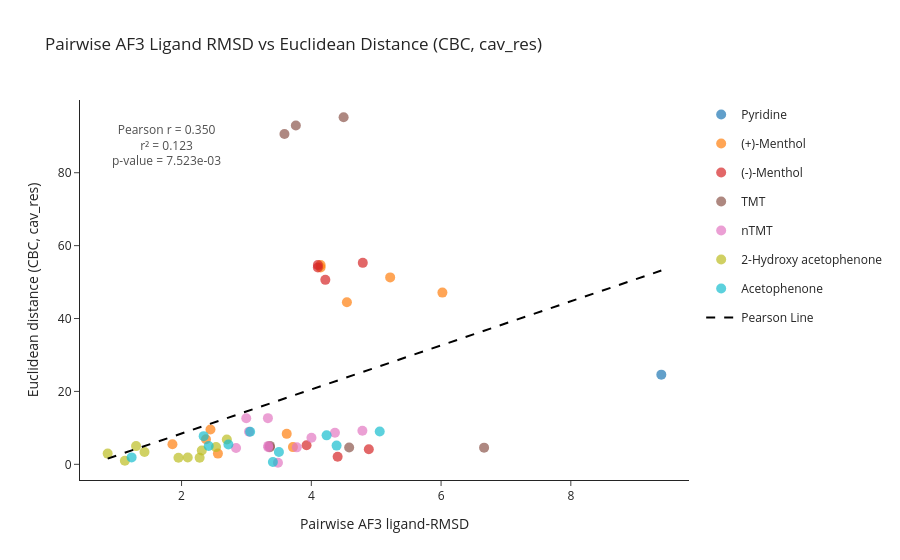

The notebook cell saved with this chart:
### Markdown cell above
#### CBC PCA Euclidean distance correlation

### Code cell
# Manually filter out for 'or4b1d_1049' as it is not binded within the binding cavity. . . 
plot_df = ligand_comparison_df[ligand_comparison_df["or_cid_pair"].apply(lambda x: 'or4b1d_1049' not in x)]

fig = pf.plot_correlation(plot_df, 
                          x_by = 'ligand_RMSD', y_by = 'Euclidean_Distance', 
                          title="Pairwise AF3 Ligand RMSD vs Euclidean Distance (CBC, cav_res)",
                          color_by = 'odor', label_by = 'OR_pair', 
                          xlabel = 'Pairwise AF3 ligand-RMSD', 
                          ylabel = 'Euclidean distance (CBC, cav_res)', 
                          linestyle='dash', 
                          figsize=None                      
                          )
fig.show()
# fig.write_html('/mnt/data2/Justice/OR_learning/output/Canonical_bc/AF3/pS6_screen/ligand_comparison/ligRMSD_EuclDistCBCcav_res.html')

### Figure 1 — Plotly figure (JSON) as saved in the notebook; plotly's stock layout.template omitted (floating-point values rounded to 4 significant figures)
{"data": [{"hoverinfo": "text", "legendgroup": "Pyridine", "marker": {"color": "#1f77b4", "opacity": 0.7, "size": 10}, "mode": "markers", "name": "Pyridine", "showlegend": true, "text": ["ligand_RMSD: 9.395<br>Euclidean_Distance: 24.600<br>or13g1_or12j2"], "type": "scatter", "x": [9.395], "y": [24.6]}, {"hoverinfo": "text", "legendgroup": "(+)-Menthol", "marker": {"color": "#ff7f0e", "opacity": 0.7, "size": 10}, "mode": "markers", "name": "(+)-Menthol", "showlegend": true, "text": ["ligand_RMSD: 3.621<br>Euclidean_Distance: 8.356<br>or8g18_or5aq1", "ligand_RMSD: 1.859<br>Euclidean_Distance: 5.493<br>or8g18_or8g17", "ligand_RMSD: 6.020<br>Euclidean_Distance: 47.113<br>or8g18_or8g30", "ligand_RMSD: 3.717<br>Euclidean_Distance: 4.723<br>or8g18_or8g21", "ligand_RMSD: 2.560<br>Euclidean_Distance: 2.934<br>or5aq1_or8g17", "ligand_RMSD: 4.143<br>Euclidean_Distance: 54.000<br>or5aq1_or8g30", "ligand_RMSD: 2.445<br>Euclidean_Distance: 9.556<br>or5aq1_or8g21", "ligand_RMSD: 5.215<br>Euclidean_Distance: 51.285<br>or8g17_or8g30", "ligand_RMSD: 2.376<br>Euclidean_Distance: 6.858<br>or8g17_or8g21", "ligand_RMSD: 4.549<br>Euclidean_Distance: 44.453<br>or8g30_or8g21", "ligand_RMSD: 4.143<br>Euclidean_Distance: 54.704<br>or5aq1_or8g30"], "type": "scatter", "x": [3.621, 1.859, 6.02, 3.717, 2.56, 4.143, 2.445, 5.215, 2.376, 4.549, 4.143], "y": [8.356, 5.493, 47.11, 4.723, 2.934, 54.0, 9.556, 51.28, 6.858, 44.45, 54.7]}, {"hoverinfo": "text", "legendgroup": "(-)-Menthol", "marker": {"color": "#d62728", "opacity": 0.7, "size": 10}, "mode": "markers", "name": "(-)-Menthol", "showlegend": true, "text": ["ligand_RMSD: 4.101<br>Euclidean_Distance: 54.000<br>or5aq1_or8g30", "ligand_RMSD: 4.886<br>Euclidean_Distance: 4.119<br>or8b49_or5aq1", "ligand_RMSD: 4.216<br>Euclidean_Distance: 50.614<br>or8b49_or8g30", "ligand_RMSD: 3.927<br>Euclidean_Distance: 5.246<br>or8b49_or5p1", "ligand_RMSD: 4.101<br>Euclidean_Distance: 54.704<br>or5aq1_or8g30", "ligand_RMSD: 4.406<br>Euclidean_Distance: 2.078<br>or5aq1_or5p1", "ligand_RMSD: 4.793<br>Euclidean_Distance: 55.278<br>or8g30_or5p1"], "type": "scatter", "x": [4.101, 4.886, 4.216, 3.927, 4.101, 4.406, 4.793], "y": [54.0, 4.119, 50.61, 5.246, 54.7, 2.078, 55.28]}, {"hoverinfo": "text", "legendgroup": "TMT", "marker": {"color": "#8c564b", "opacity": 0.7, "size": 10}, "mode": "markers", "name": "TMT", "showlegend": true, "text": ["ligand_RMSD: 6.663<br>Euclidean_Distance: 4.570<br>or2j6_or7a36", "ligand_RMSD: 3.762<br>Euclidean_Distance: 92.956<br>or2j6_or4k47", "ligand_RMSD: 3.362<br>Euclidean_Distance: 5.057<br>or2j6_or1e1c", "ligand_RMSD: 4.498<br>Euclidean_Distance: 95.216<br>or7a36_or4k47", "ligand_RMSD: 4.583<br>Euclidean_Distance: 4.611<br>or7a36_or1e1c", "ligand_RMSD: 3.586<br>Euclidean_Distance: 90.648<br>or4k47_or1e1c", "ligand_RMSD: 3.362<br>Euclidean_Distance: 4.692<br>or2j6_or1e1c"], "type": "scatter", "x": [6.663, 3.762, 3.362, 4.498, 4.583, 3.586, 3.362], "y": [4.57, 92.96, 5.057, 95.22, 4.611, 90.65, 4.692]}, {"hoverinfo": "text", "legendgroup": "nTMT", "marker": {"color": "#e377c2", "opacity": 0.7, "size": 10}, "mode": "markers", "name": "nTMT", "showlegend": true, "text": ["ligand_RMSD: 3.337<br>Euclidean_Distance: 5.057<br>or2j6_or1e1c", "ligand_RMSD: 3.331<br>Euclidean_Distance: 12.666<br>or1e1_or5p78", "ligand_RMSD: 3.486<br>Euclidean_Distance: 0.437<br>or1e1_or1e16", "ligand_RMSD: 3.040<br>Euclidean_Distance: 8.963<br>or1e1_or2j6", "ligand_RMSD: 2.840<br>Euclidean_Distance: 4.490<br>or1e1_or1e1c", "ligand_RMSD: 2.997<br>Euclidean_Distance: 12.660<br>or5p78_or1e16", "ligand_RMSD: 4.002<br>Euclidean_Distance: 7.307<br>or5p78_or2j6", "ligand_RMSD: 4.364<br>Euclidean_Distance: 8.649<br>or5p78_or1e1c", "ligand_RMSD: 4.787<br>Euclidean_Distance: 9.205<br>or1e16_or2j6", "ligand_RMSD: 3.776<br>Euclidean_Distance: 4.656<br>or1e16_or1e1c", "ligand_RMSD: 3.337<br>Euclidean_Distance: 4.692<br>or2j6_or1e1c"], "type": "scatter", "x": [3.337, 3.331, 3.486, 3.04, 2.84, 2.997, 4.002, 4.364, 4.787, 3.776, 3.337], "y": [5.057, 12.67, 0.4369, 8.963, 4.49, 12.66, 7.307, 8.649, 9.205, 4.656, 4.692]}, {"hoverinfo": "text", "legendgroup": "2-Hydroxy acetophenone", "marker": {"color": "#bcbd22", "opacity": 0.7, "size": 10}, "mode": "markers", "name": "2-Hydroxy acetophenone", "showlegend": true, "text": ["ligand_RMSD: 1.429<br>Euclidean_Distance: 3.368<br>or8a1b_or8b40", "ligand_RMSD: 2.312<br>Euclidean_Distance: 3.802<br>or8a1b_or8b56", "ligand_RMSD: 1.126<br>Euclidean_Distance: 0.973<br>or8a1b_or8b41", "ligand_RMSD: 1.952<br>Euclidean_Distance: 1.817<br>or8a1b_or8b35", "ligand_RMSD: 2.698<br>Euclidean_Distance: 6.821<br>or8b40_or8b56", "ligand_RMSD: 0.861<br>Euclidean_Distance: 2.943<br>or8b40_or8b41", "ligand_RMSD: 2.279<br>Euclidean_Distance: 1.822<br>or8b40_or8b35", "ligand_RMSD: 2.531<br>Euclidean_Distance: 4.726<br>or8b56_or8b41", "ligand_RMSD: 1.299<br>Euclidean_Distance: 5.003<br>or8b56_or8b35", "ligand_RMSD: 2.095<br>Euclidean_Distance: 1.885<br>or8b41_or8b35"], "type": "scatter", "x": [1.429, 2.312, 1.126, 1.952, 2.698, 0.8612, 2.279, 2.531, 1.299, 2.095], "y": [3.368, 3.802, 0.973, 1.817, 6.821, 2.943, 1.822, 4.726, 5.003, 1.885]}, {"hoverinfo": "text", "legendgroup": "Acetophenone", "marker": {"color": "#17becf", "opacity": 0.7, "size": 10}, "mode": "markers", "name": "Acetophenone", "showlegend": true, "text": ["ligand_RMSD: 5.055<br>Euclidean_Distance: 9.020<br>or5b118_or2n1d", "ligand_RMSD: 4.390<br>Euclidean_Distance: 5.134<br>or5b118_or8b49", "ligand_RMSD: 1.230<br>Euclidean_Distance: 1.901<br>or5b118_or1e1c", "ligand_RMSD: 3.057<br>Euclidean_Distance: 8.915<br>or5b118_or8b56", "ligand_RMSD: 2.722<br>Euclidean_Distance: 5.427<br>or2n1d_or8b49", "ligand_RMSD: 4.236<br>Euclidean_Distance: 7.950<br>or2n1d_or1e1c", "ligand_RMSD: 3.408<br>Euclidean_Distance: 0.649<br>or2n1d_or8b56", "ligand_RMSD: 3.501<br>Euclidean_Distance: 3.382<br>or8b49_or1e1c", "ligand_RMSD: 2.418<br>Euclidean_Distance: 5.018<br>or8b49_or8b56", "ligand_RMSD: 2.341<br>Euclidean_Distance: 7.731<br>or1e1c_or8b56"], "type": "scatter", "x": [5.055, 4.39, 1.23, 3.057, 2.722, 4.236, 3.408, 3.501, 2.418, 2.341], "y": [9.02, 5.134, 1.901, 8.915, 5.427, 7.95, 0.6488, 3.382, 5.018, 7.731]}, {"hoverinfo": "text", "line": {"color": "black", "dash": "dash"}, "mode": "lines", "name": "Pearson Line", "showlegend": true, "text": ["x: 0.86<br>y: 1.57<br>Pearson r = 0.350<br>r² = 0.123<br>p-value = 7.523e-03", "x: 1.13<br>y: 3.17<br>Pearson r = 0.350<br>r² = 0.123<br>p-value = 7.523e-03", "x: 1.23<br>y: 3.80<br>Pearson r = 0.350<br>r² = 0.123<br>p-value = 7.523e-03", "x: 1.30<br>y: 4.21<br>Pearson r = 0.350<br>r² = 0.123<br>p-value = 7.523e-03", "x: 1.43<br>y: 5.00<br>Pearson r = 0.350<br>r² = 0.123<br>p-value = 7.523e-03", "x: 1.86<br>y: 7.60<br>Pearson r = 0.350<br>r² = 0.123<br>p-value = 7.523e-03", "x: 1.95<br>y: 8.16<br>Pearson r = 0.350<br>r² = 0.123<br>p-value = 7.523e-03", "x: 2.10<br>y: 9.03<br>Pearson r = 0.350<br>r² = 0.123<br>p-value = 7.523e-03", "x: 2.28<br>y: 10.14<br>Pearson r = 0.350<br>r² = 0.123<br>p-value = 7.523e-03", "x: 2.31<br>y: 10.34<br>Pearson r = 0.350<br>r² = 0.123<br>p-value = 7.523e-03", "x: 2.34<br>y: 10.51<br>Pearson r = 0.350<br>r² = 0.123<br>p-value = 7.523e-03", "x: 2.38<br>y: 10.73<br>Pearson r = 0.350<br>r² = 0.123<br>p-value = 7.523e-03", "x: 2.42<br>y: 10.98<br>Pearson r = 0.350<br>r² = 0.123<br>p-value = 7.523e-03", "x: 2.45<br>y: 11.14<br>Pearson r = 0.350<br>r² = 0.123<br>p-value = 7.523e-03", "x: 2.53<br>y: 11.67<br>Pearson r = 0.350<br>r² = 0.123<br>p-value = 7.523e-03", "x: 2.56<br>y: 11.84<br>Pearson r = 0.350<br>r² = 0.123<br>p-value = 7.523e-03", "x: 2.70<br>y: 12.67<br>Pearson r = 0.350<br>r² = 0.123<br>p-value = 7.523e-03", "x: 2.72<br>y: 12.82<br>Pearson r = 0.350<br>r² = 0.123<br>p-value = 7.523e-03", "x: 2.84<br>y: 13.53<br>Pearson r = 0.350<br>r² = 0.123<br>p-value = 7.523e-03", "x: 3.00<br>y: 14.48<br>Pearson r = 0.350<br>r² = 0.123<br>p-value = 7.523e-03", "x: 3.04<br>y: 14.74<br>Pearson r = 0.350<br>r² = 0.123<br>p-value = 7.523e-03", "x: 3.06<br>y: 14.84<br>Pearson r = 0.350<br>r² = 0.123<br>p-value = 7.523e-03", "x: 3.33<br>y: 16.50<br>Pearson r = 0.350<br>r² = 0.123<br>p-value = 7.523e-03", "x: 3.34<br>y: 16.53<br>Pearson r = 0.350<br>r² = 0.123<br>p-value = 7.523e-03", "x: 3.34<br>y: 16.53<br>Pearson r = 0.350<br>r² = 0.123<br>p-value = 7.523e-03", "x: 3.36<br>y: 16.69<br>Pearson r = 0.350<br>r² = 0.123<br>p-value = 7.523e-03", "x: 3.36<br>y: 16.69<br>Pearson r = 0.350<br>r² = 0.123<br>p-value = 7.523e-03", "x: 3.41<br>y: 16.96<br>Pearson r = 0.350<br>r² = 0.123<br>p-value = 7.523e-03", "x: 3.49<br>y: 17.44<br>Pearson r = 0.350<br>r² = 0.123<br>p-value = 7.523e-03", "x: 3.50<br>y: 17.52<br>Pearson r = 0.350<br>r² = 0.123<br>p-value = 7.523e-03", "x: 3.59<br>y: 18.04<br>Pearson r = 0.350<br>r² = 0.123<br>p-value = 7.523e-03", "x: 3.62<br>y: 18.25<br>Pearson r = 0.350<br>r² = 0.123<br>p-value = 7.523e-03", "x: 3.72<br>y: 18.83<br>Pearson r = 0.350<br>r² = 0.123<br>p-value = 7.523e-03", "x: 3.76<br>y: 19.10<br>Pearson r = 0.350<br>r² = 0.123<br>p-value = 7.523e-03", "x: 3.78<br>y: 19.19<br>Pearson r = 0.350<br>r² = 0.123<br>p-value = 7.523e-03", "x: 3.93<br>y: 20.10<br>Pearson r = 0.350<br>r² = 0.123<br>p-value = 7.523e-03", "x: 4.00<br>y: 20.56<br>Pearson r = 0.350<br>r² = 0.123<br>p-value = 7.523e-03", "x: 4.10<br>y: 21.15<br>Pearson r = 0.350<br>r² = 0.123<br>p-value = 7.523e-03", "x: 4.10<br>y: 21.15<br>Pearson r = 0.350<br>r² = 0.123<br>p-value = 7.523e-03", "x: 4.14<br>y: 21.41<br>Pearson r = 0.350<br>r² = 0.123<br>p-value = 7.523e-03", "x: 4.14<br>y: 21.41<br>Pearson r = 0.350<br>r² = 0.123<br>p-value = 7.523e-03", "x: 4.22<br>y: 21.85<br>Pearson r = 0.350<br>r² = 0.123<br>p-value = 7.523e-03", "x: 4.24<br>y: 21.97<br>Pearson r = 0.350<br>r² = 0.123<br>p-value = 7.523e-03", "x: 4.36<br>y: 22.75<br>Pearson r = 0.350<br>r² = 0.123<br>p-value = 7.523e-03", "x: 4.39<br>y: 22.90<br>Pearson r = 0.350<br>r² = 0.123<br>p-value = 7.523e-03", "x: 4.41<br>y: 23.00<br>Pearson r = 0.350<br>r² = 0.123<br>p-value = 7.523e-03", "x: 4.50<br>y: 23.55<br>Pearson r = 0.350<br>r² = 0.123<br>p-value = 7.523e-03", "x: 4.55<br>y: 23.86<br>Pearson r = 0.350<br>r² = 0.123<br>p-value = 7.523e-03", "x: 4.58<br>y: 24.07<br>Pearson r = 0.350<br>r² = 0.123<br>p-value = 7.523e-03", "x: 4.79<br>y: 25.30<br>Pearson r = 0.350<br>r² = 0.123<br>p-value = 7.523e-03", "x: 4.79<br>y: 25.34<br>Pearson r = 0.350<br>r² = 0.123<br>p-value = 7.523e-03", "x: 4.89<br>y: 25.90<br>Pearson r = 0.350<br>r² = 0.123<br>p-value = 7.523e-03", "x: 5.05<br>y: 26.92<br>Pearson r = 0.350<br>r² = 0.123<br>p-value = 7.523e-03", "x: 5.22<br>y: 27.89<br>Pearson r = 0.350<br>r² = 0.123<br>p-value = 7.523e-03", "x: 6.02<br>y: 32.76<br>Pearson r = 0.350<br>r² = 0.123<br>p-value = 7.523e-03", "x: 6.66<br>y: 36.64<br>Pearson r = 0.350<br>r² = 0.123<br>p-value = 7.523e-03", "x: 9.39<br>y: 53.16<br>Pearson r = 0.350<br>r² = 0.123<br>p-value = 7.523e-03"], "type": "scatter", "x": [0.8612, 1.126, 1.23, 1.299, 1.429, 1.859, 1.952, 2.095, 2.279, 2.312, 2.341, 2.376, 2.418, 2.445, 2.531, 2.56, 2.698, 2.722, 2.84, 2.997, 3.04, 3.057, 3.331, 3.337, 3.337, 3.362, 3.362, 3.408, 3.486, 3.501, 3.586, 3.621, 3.717, 3.762, 3.776, 3.927, 4.002, 4.101, 4.101, 4.143, 4.143, 4.216, 4.236, 4.364, 4.39, 4.406, 4.498, 4.549, 4.583, 4.787, 4.793, 4.886, 5.055, 5.215, 6.02, 6.663, 9.395], "y": [1.567, 3.169, 3.797, 4.215, 5.0, 7.602, 8.163, 9.029, 10.14, 10.34, 10.51, 10.73, 10.98, 11.14, 11.67, 11.84, 12.67, 12.82, 13.53, 14.48, 14.74, 14.84, 16.5, 16.53, 16.53, 16.69, 16.69, 16.96, 17.44, 17.52, 18.04, 18.25, 18.83, 19.1, 19.19, 20.1, 20.56, 21.15, 21.15, 21.41, 21.41, 21.85, 21.97, 22.75, 22.9, 23.0, 23.55, 23.86, 24.07, 25.3, 25.34, 25.9, 26.92, 27.89, 32.76, 36.64, 53.16]}], "layout": {"annotations": [{"opacity": 0.8, "showarrow": false, "text": "Pearson r = 0.350<br>r² = 0.123<br>p-value = 7.523e-03", "x": 0.05, "xref": "paper", "y": 0.95, "yref": "paper"}], "title": {"text": "Pairwise AF3 Ligand RMSD vs Euclidean Distance (CBC, cav_res)"}, "xaxis": {"range": [0.4345, 9.822], "title": {"text": "Pairwise AF3 ligand-RMSD"}}, "yaxis": {"range": [-4.302, 99.95], "title": {"text": "Euclidean distance (CBC, cav_res)"}}}}
